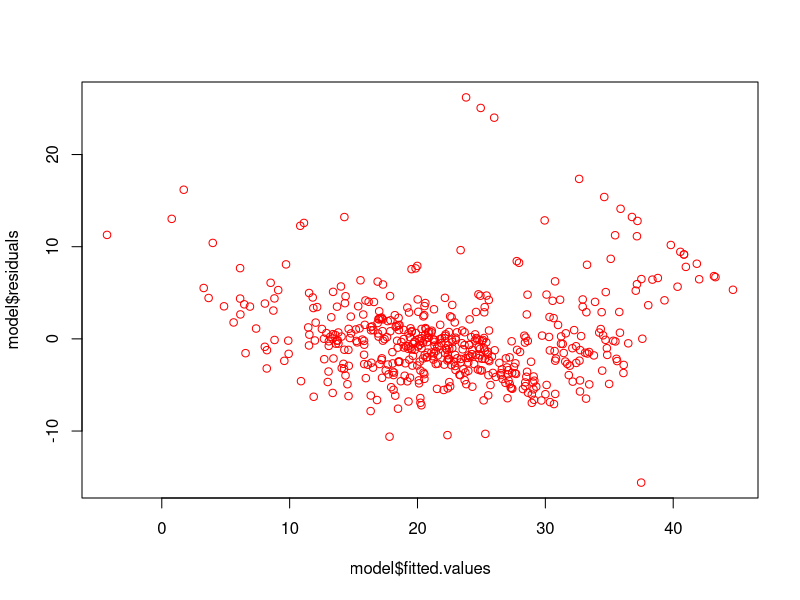
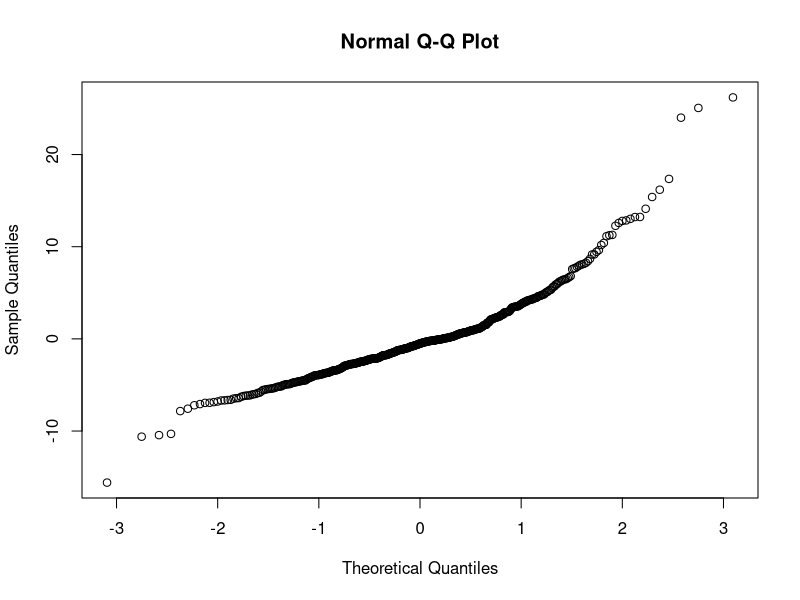

Write the R code that produced these figures, in order.
## ---- chunk 1
library(mlbench)
## ---- chunk 2
data("BostonHousing")
str(BostonHousing)
summary(BostonHousing)
apply(BostonHousing, 2, var)
## ---- chunk 3
model <- lm(medv ~ ., data=BostonHousing)
summary(model)
## ---- chunk 4
rmse <- sqrt(mean(model$residuals ^ 2))
rmse
## ---- chunk 5
SS_res <- sum((model$residuals) ^ 2)
SS_tot <- sum((BostonHousing$medv - mean(BostonHousing$medv)) ^ 2)
R_squared <- 1 - SS_res / SS_tot
R_squared
## ---- chunk 6
plot(model$fitted.values, model$residuals, col="red")
## ---- chunk 7
qqnorm(model$residuals)
